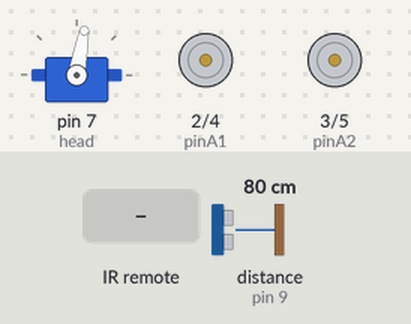
Bench run of a sketch on a simulated Arduino Uno, built with avr-gcc and run on an emulated ATmega328P. Parts: servo, motor-driver pin pairs drawn as motors (green arrow = first pin HIGH = forward, orange = second pin HIGH = backward, longer = more drive, scaled by the enable pin). The inputs (shaded band) are chosen by the test bench; at power-on: distance to the obstacle (sensor on pin 9) 80 cm. The echo pulse lasts 58.3 µs per cm.

Above: at 1.2 s.
1.3 s: infrared code 0xFF6897 received
At 1.8 s:
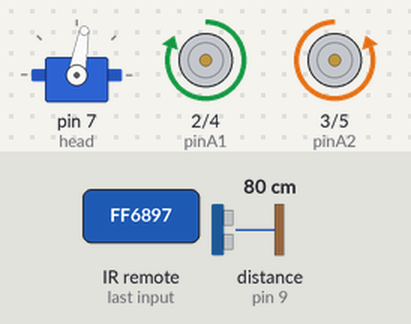
2.8 s: distance to the obstacle (sensor on pin 9) set to 22 cm
4.3 s: distance to the obstacle (sensor on pin 9) set to 17 cm
At 4.55 s:
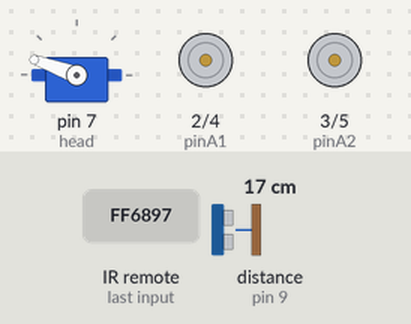
7.3 s: distance to the obstacle (sensor on pin 9) set to 35 cm
At 8.3 s:
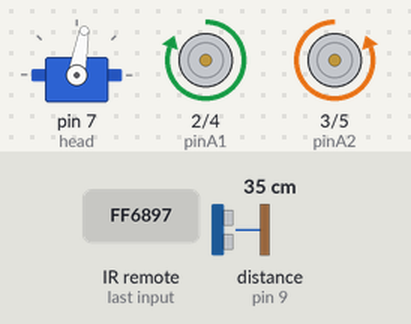
9.5 s: distance to the obstacle (sensor on pin 9) set to 2 cm
At 9.95 s:
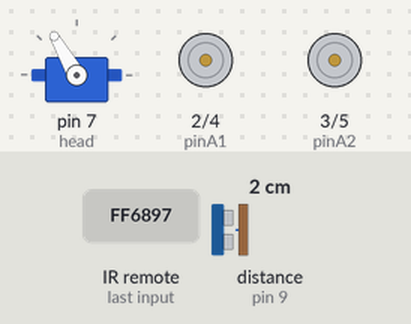
12.5 s: distance to the obstacle (sensor on pin 9) set to 60 cm
At 14.0 s:
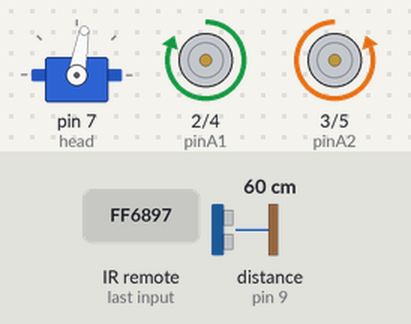
Timing chart, 0 to 15.5 s (numbered marks = the images above; inputs shaded):
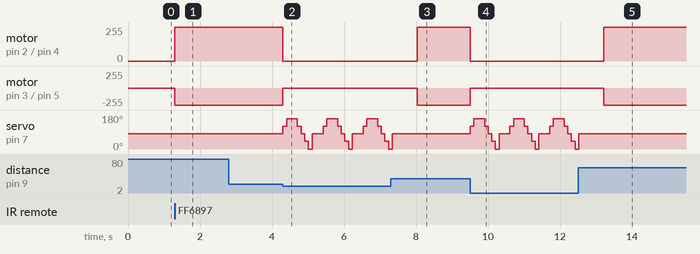

Measured:
- the behaviour switches between 20 and 19 cm on distance to the obstacle (sensor on pin 9) (found by bisection; images 1 and 2)
- after the input at 1.3 s, motor on pin 2 (pinA1) / pin 4 (pinB1): stopped → forward 255/255 at once; motor on pin 3 (pinA2) / pin 5 (pinB2): stopped → backward 255/255 at once
- after the input at 2.8 s, every drawn part: stays the same
- after the input at 4.3 s, motor on pin 2 (pinA1) / pin 4 (pinB1): forward 255/255 → stopped at once; motor on pin 3 (pinA2) / pin 5 (pinB2): backward 255/255 → stopped at once; servo on pin 7 (head): 80° → 120° at once, then repeats every 1.1 s: 160° 0.30 s, 120° 0.10 s, 80° 0.10 s, 40° 0.10 s, 0° 0.10 s, 80° 0.30 s, 120° 0.10 s
- after the input at 7.3 s, motor on pin 2 (pinA1) / pin 4 (pinB1): stopped → forward 255/255 after 0.74 s; motor on pin 3 (pinA2) / pin 5 (pinB2): stopped → backward 255/255 after 0.74 s; servo on pin 7 (head): goes on until 7.3 s, then stays 80°
- after the input at 9.5 s, motor on pin 2 (pinA1) / pin 4 (pinB1): forward 255/255 → stopped at once; motor on pin 3 (pinA2) / pin 5 (pinB2): backward 255/255 → stopped at once; servo on pin 7 (head): 80° → 120° at once, then repeats every 1.1 s: 160° 0.30 s, 120° 0.10 s, 80° 0.10 s, 40° 0.10 s, 0° 0.10 s, 80° 0.30 s, 120° 0.10 s
- after the input at 12.5 s, motor on pin 2 (pinA1) / pin 4 (pinB1): stopped → forward 255/255 after 0.72 s; motor on pin 3 (pinA2) / pin 5 (pinB2): stopped → backward 255/255 after 0.72 s; servo on pin 7 (head): goes on until 12.5 s, then stays 80°

The sketch:

sketch_robotti_4wd.ino
```cpp
#include <IRremote.h>
#include <IRremoteInt.h>

#include <Servo.h>

//Pins for motor A
const int pinA1 = 2;
const int pinA2 = 3;
const int enableA = 1;
//Pins for motor B
const int pinB1 = 4;
const int pinB2 = 5;
const int enableB = 6;
//Pins for ultrasonic sensor
const int trigger=8;
const int echo=9;

int leftscanval, centerscanval, rightscanval, ldiagonalscanval, rdiagonalscanval;
char choice;

//Pin for IR control
int receiver = 10; // pin 1 of IR receiver to Arduino digital pin 12
IRrecv irrecv(receiver);           // create instance of 'irrecv'
decode_results results;
char contcommand;
int modecontrol=0;
int power=0;

const int distancelimit = 20; //Distance limit for obstacles in front
const int sidedistancelimit = 20; //Minimum distance in cm to obstacles at both sides (the robot will allow a shorter distance sideways)

int distance;
int numcycles;
char turndirection; //Gets 'l', 'r' or 'f' depending on which direction is obstacle free
const int turntime = 400; //Time the robot spends turning (miliseconds)
int thereis;
Servo head;

void setup(){
   /* initialize serial port */
  head.attach(7);
  head.write(80);
  irrecv.enableIRIn(); // Start the IR receiver
  pinMode (enableA, OUTPUT);
  pinMode(pinA1, OUTPUT);
  pinMode(pinA2, OUTPUT);
  pinMode (enableB, OUTPUT);
  pinMode(pinB1, OUTPUT);
  pinMode(pinB2, OUTPUT);
  pinMode(trigger,OUTPUT);
  pinMode(echo,INPUT);
  digitalWrite(trigger,LOW);
}

void go(){
   forward();
}

void backwards(){
  backward();
}

int watch(){
  //Trigger a HIGH pulse for 2 or more microseconds
 //Give a short LOW pulse before sending a HIGH one
 digitalWrite (trigger, LOW);
 delayMicroseconds(2);

 digitalWrite(trigger, HIGH);
 delayMicroseconds(10);

 digitalWrite (trigger, LOW);

 //Now, lets read the read the bounced wave
 long duration = pulseIn(echo, HIGH);

 //calculate the distance
 long distance = microsecondsToCentimeters(duration);
  return distance;
}

long microsecondsToCentimeters (long microseconds) {
 // The speed of sound is 340 m/s or 29 microseconds per centimeter
 // The ping travels forth and back, so, the distance is half the distance traveled
 return microseconds / 29 / 2;
}

void turnleft(int t){
  left();
  delay(t);
}

void turnright(int t){
  right();
  delay(t);
}

void stopmove(){
  coast();
}


void motorAforward() {
 digitalWrite (pinA1, HIGH);
 digitalWrite (pinA2, LOW);
}
void motorBforward() {
 digitalWrite (pinB1, LOW);
 digitalWrite (pinB2, HIGH);
}
void motorAbackward() {
 digitalWrite (pinA1, LOW);
 digitalWrite (pinA2, HIGH);
}
void motorBbackward() {
 digitalWrite (pinB1, HIGH);
 digitalWrite (pinB2, LOW);
}
void motorAstop() {
 digitalWrite (pinA1, HIGH);
 digitalWrite (pinA2, HIGH);
}
void motorBstop() {
 digitalWrite (pinB1, HIGH);
 digitalWrite (pinB2, HIGH);
}
void motorAcoast() {
 digitalWrite (pinA1, LOW);
 digitalWrite (pinA2, LOW);
}
void motorBcoast() {
 digitalWrite (pinB1, LOW);
 digitalWrite (pinB2, LOW);
}
void motorAon() {
 digitalWrite (enableA, HIGH);
}
void motorBon() {
 digitalWrite (enableB, HIGH);
}
void motorAoff() {
 digitalWrite (enableA, LOW);
}
void motorBoff() {
 digitalWrite (enableB, LOW);
}
// Movement functions
void forward () {
 motorAforward();
 motorBforward();

}
void backward () {
 motorAbackward();
 motorBbackward();

}
void right () {
 motorAbackward();
 motorBforward();

}
void left () {
 motorAforward();
 motorBbackward();

}
void coast () {
 motorAcoast();
 motorBcoast();

}
void breakRobot () {
 motorAstop();
 motorBstop();

}
void disableMotors() {
 motorAoff();
 motorBoff();
}
void enableMotors() {
 motorAon();
 motorBon();
}


void watchsurrounding(){ //Meassures distances to the right, left, front, left diagonal, right diagonal and asign them in cm to the variables rightscanval,
                         //leftscanval, centerscanval, ldiagonalscanval and rdiagonalscanval (there are 5 points for distance testing)
  centerscanval = watch();
  if(centerscanval<distancelimit){stopmove();}
  head.write(120);
  delay(100);
  ldiagonalscanval = watch();
  if(ldiagonalscanval<distancelimit){stopmove();}
  head.write(160); //Didn't use 180 degrees because my servo is not able to take this angle
  delay(300);
  leftscanval = watch();
  if(leftscanval<sidedistancelimit){stopmove();}
  head.write(120);
  delay(100);
  ldiagonalscanval = watch();
  if(ldiagonalscanval<distancelimit){stopmove();}
  head.write(80); //I used 80 degrees because its the central angle of my 160 degrees span (use 90 degrees if you are moving your servo through the whole 180 degrees)
  delay(100);
  centerscanval = watch();
  if(centerscanval<distancelimit){stopmove();}
  head.write(40);
  delay(100);
  rdiagonalscanval = watch();
  if(rdiagonalscanval<distancelimit){stopmove();}
  head.write(0);
  delay(100);
  rightscanval = watch();
  if(rightscanval<sidedistancelimit){stopmove();}

  head.write(80); //Finish looking around (look forward again)
  delay(300);
}

char decide(){
  watchsurrounding();
  if (leftscanval>rightscanval && leftscanval>centerscanval){
    choice = 'l';
  }
  else if (rightscanval>leftscanval && rightscanval>centerscanval){
    choice = 'r';
  }
  else{
    choice = 'f';
  }
  return choice;
}


void loop(){
   if (irrecv.decode(&results)){ //Check if the remote control is sending a signal
    if(results.value==0xFF6897){ //If an '1' is received, turn on robot

      power=1;
      enableMotors();
    }
    if(results.value==0xFF4AB5){ //If a '0' is received, turn off robot
      // Serial.println ("Stopping robot");
      stopmove();
      power=0;
      disableMotors();
    }
    irrecv.resume(); // receive the next value
  }

  if(power==1){
  go();  // if nothing is wrong go forward using go() function above.

  distance = watch(); // use the watch() function to see if anything is ahead (when the robot is just moving forward and not looking around it will test the distance in front)
  if (distance<distancelimit){ // The robot will just stop if it is completely sure there's an obstacle ahead (must test 25 times) (needed to ignore ultrasonic sensor's false signals)

    stopmove(); // Since something is ahead, stop moving.
    turndirection = decide(); //Decide which direction to turn.
    switch (turndirection){
      case 'l':
        turnleft(turntime);

        break;
      case 'r':
        turnright(turntime);

        break;
      case 'f':
        ; //Do not turn if there was actually nothing ahead
        break;
    }
    thereis=0;
  }
 }
}
```
